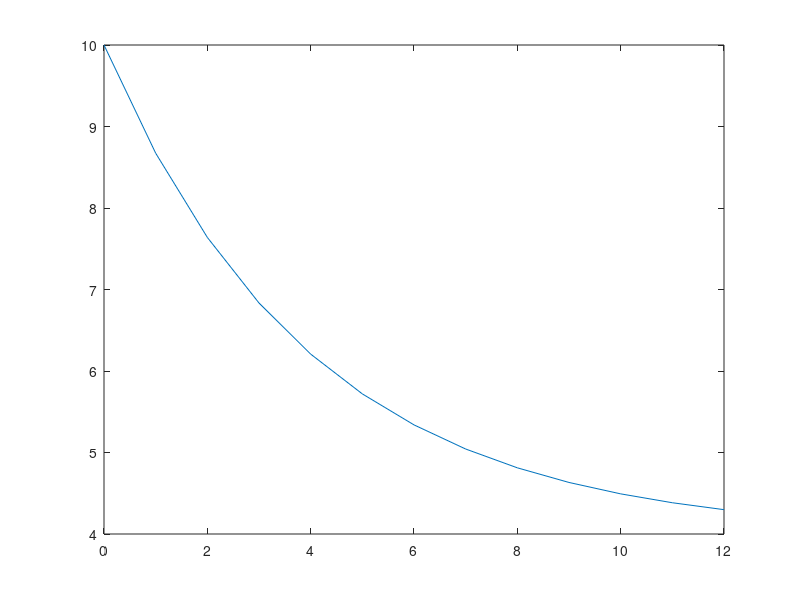

Recreate this plot in MATLAB.
%RKMETH Numerical integration using Runge-Kutta method.
%	File RKMETH.M
%	
	
%	Matlab script file to numerically integrate
%	a first order system for a specified time step
%	using the Runge-Kutte method (trapezoidal rule)
%	
%	Companion file for "Dynamic Modeling and Control of 
%	Engineering Systems", 2nd ed.
%	

%	Created: 7/11/95
%	Author:  J.F. Gardner
%	Copyright 1997 by J.F. Gardner
%
%	Set up the sample time, initial time and final times
%	
clear t x;
dt   = 1.0;
t(1) = 0.0;
tf   = 12.0;
%
%	Set the initial condition
%
x(1)=10.0;
%
%
%	Loop through the times, numerically evaluating the integral
%
for i=2:tf/dt+1,
	
	k1=-1/4*x(i-1)+1;
	xhat1=x(i-1)+k1*dt/2;
	k2=-1/4*xhat1+1;
	xhat2=x(i-1)+k2*dt/2;
	k3=-1/4*xhat2+1;
	xhat3=x(i-1)+k3*dt;
	k4=-1/4*xhat3+1;

	x(i)=x(i-1)+dt/6*(k1+2*k2+2*k3+k4);
	t(i)=t(i-1)+dt;
	er(i)=abs(x(i)-(6*exp(t(i)/4)+4));
end;
%
%	Plot the results using MATLAB's plot command
%
plot(t,x);
